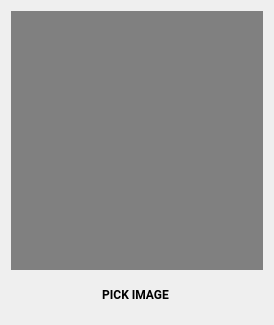
<?xml version="1.0" encoding="UTF-8"?>
<ui version="4.0">
 <class>ImageWell</class>
 <widget class="QWidget" name="ImageWell">
  <property name="geometry">
   <rect>
    <x>0</x>
    <y>0</y>
    <width>274</width>
    <height>325</height>
   </rect>
  </property>
  <layout class="QVBoxLayout" name="verticalLayout">
   <property name="spacing">
    <number>8</number>
   </property>
   <item>
    <widget class="QLabel" name="image">
     <property name="sizePolicy">
      <sizepolicy hsizetype="Expanding" vsizetype="Expanding">
       <horstretch>0</horstretch>
       <verstretch>0</verstretch>
      </sizepolicy>
     </property>
     <property name="acceptDrops">
      <bool>true</bool>
     </property>
     <property name="styleSheet">
      <string notr="true">background-color: #808080;</string>
     </property>
     <property name="text">
      <string/>
     </property>
     <property name="alignment">
      <set>Qt::AlignCenter</set>
     </property>
    </widget>
   </item>
   <item>
    <widget class="RaisedMaterialButton" name="filePicker">
     <property name="sizePolicy">
      <sizepolicy hsizetype="Expanding" vsizetype="Fixed">
       <horstretch>0</horstretch>
       <verstretch>0</verstretch>
      </sizepolicy>
     </property>
     <property name="minimumSize">
      <size>
       <width>88</width>
       <height>36</height>
      </size>
     </property>
     <property name="font">
      <font>
       <family>Roboto</family>
       <weight>75</weight>
       <bold>true</bold>
      </font>
     </property>
     <property name="styleSheet">
      <string notr="true">margin: 0 3px 3px 0</string>
     </property>
     <property name="text">
      <string>PICK IMAGE</string>
     </property>
     <property name="icon">
      <iconset resource="resources.qrc">
       <normaloff>:/dark/file_upload</normaloff>:/dark/file_upload</iconset>
     </property>
     <property name="iconSize">
      <size>
       <width>20</width>
       <height>20</height>
      </size>
     </property>
     <property name="flat">
      <bool>true</bool>
     </property>
     <property name="themeIconName" stdset="0">
      <string>file_upload</string>
     </property>
     <property name="ColorGroup" stdset="0">
      <string>Button</string>
     </property>
     <property name="report_metrics" stdset="0">
      <bool>false</bool>
     </property>
    </widget>
   </item>
  </layout>
 </widget>
 <customwidgets>
  <customwidget>
   <class>RaisedMaterialButton</class>
   <extends>QPushButton</extends>
   <header>android/skin/qt/raised-material-button.h</header>
  </customwidget>
 </customwidgets>
 <resources>
  <include location="resources.qrc"/>
 </resources>
 <connections/>
</ui>
